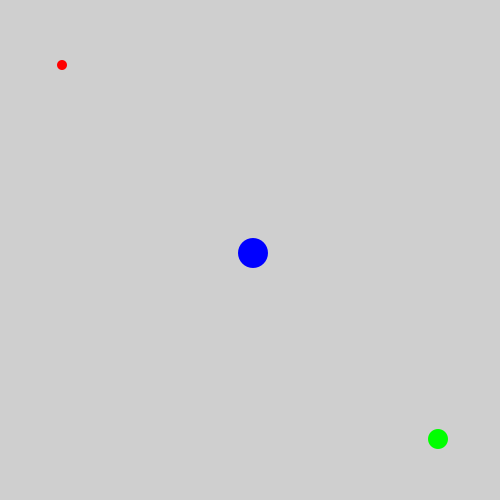
Frame 1 (no input)
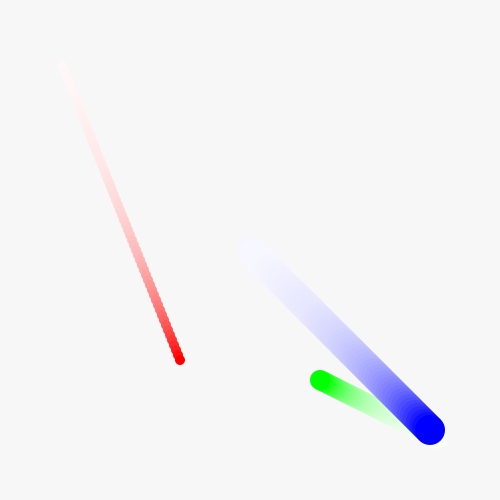
Frame 60 (the mouse pressed at the canvas centre just before this capture)
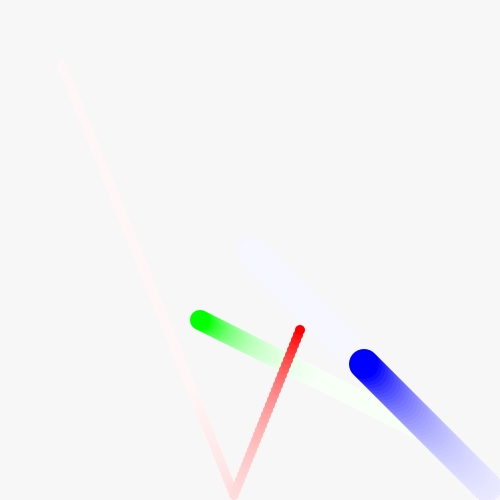
Frame 120 (the mouse held since frame 60 and released just before this capture)

The Processing sketch that drew these frames (run headless with seeded random() and noise(); from frame 60 on, the mouse is pressed at the canvas centre):

// Processing sketch: processing_58514
// ── processing_58514.pde

int x,y;
int xspeed,yspeed;
int ellipseRadius;
int x2,y2;
int xspeed2,yspeed2;
int ellipseRadius2;
int x3,y3;
int xspeed3,yspeed3;
int ellipseRadius3;

void setup()
{
 size(500,500);  //pencerenin büyüklüğü
 smooth();
 ellipseMode(CENTER);
 x=60;    //konumu
 y=60;    //konumu
 xspeed=2;  //topun x ekseninde hızı
 yspeed=5;   //topun y ekseninde hızı
 ellipseRadius = 5;  //topun büyüklüğü
  x2=440;    //konumu
 y2=440;    //konumu
 xspeed2=-2;  //topun x ekseninde hızı
 yspeed2=-1;   //topun y ekseninde hızı
 ellipseRadius2 = 10;  //topun büyüklüğü
  x3=250;    //konumu
 y3=250;    //konumu
 xspeed3=3;  //topun x ekseninde hızı
 yspeed3=3;   //topun y ekseninde hızı
 ellipseRadius3 = 15;  //topun büyüklüğü
 noStroke();
}

void draw()
{
  fill(255,15); //fill(brightness, transparency) arka plan için buda arkasında süzülen şeyi değiştiriyor
  rect(0,0,width,height); //semi-transparent rectangle instead of opaque bg. 
//  background(150,150,1); 

//ilerlemesini sağlayan kod
  x=x+xspeed;
  y=y+yspeed;
    x2=x2+xspeed2;
  y2=y2+yspeed2;
    x3=x3+xspeed3;
  y3=y3+yspeed3;
  
  //duvara çarptığında sekmesi için
  if(y>=height-ellipseRadius || y<=ellipseRadius)
  {
    yspeed=yspeed*-1;
  }
  if (x>=width-ellipseRadius || x<=ellipseRadius)
  {
    xspeed=xspeed*-1;
  }
 
  fill(255,0,0);   //topun rengi
  ellipse(x,y,ellipseRadius*2,ellipseRadius*2); 
  
    if(y2>=height-ellipseRadius2 || y2<=ellipseRadius2)
  {
    yspeed2=yspeed2*-1;
  }
  if (x2>=width-ellipseRadius2 || x2<=ellipseRadius2)
  {
    xspeed2=xspeed2*-1;
  }
 
  fill(0,255,0);   //topun rengi
  ellipse(x2,y2,ellipseRadius2*2,ellipseRadius2*2);
 
   if(y3>=height-ellipseRadius3 || y3<=ellipseRadius3)
  {
    yspeed3=yspeed3*-1;
  }
  if (x3>=width-ellipseRadius3 || x3<=ellipseRadius3)
  {
    xspeed3=xspeed3*-1;
  }
 
  fill(0,0,255);   //topun rengi
  ellipse(x3,y3,ellipseRadius3*2,ellipseRadius3*2);  
}
